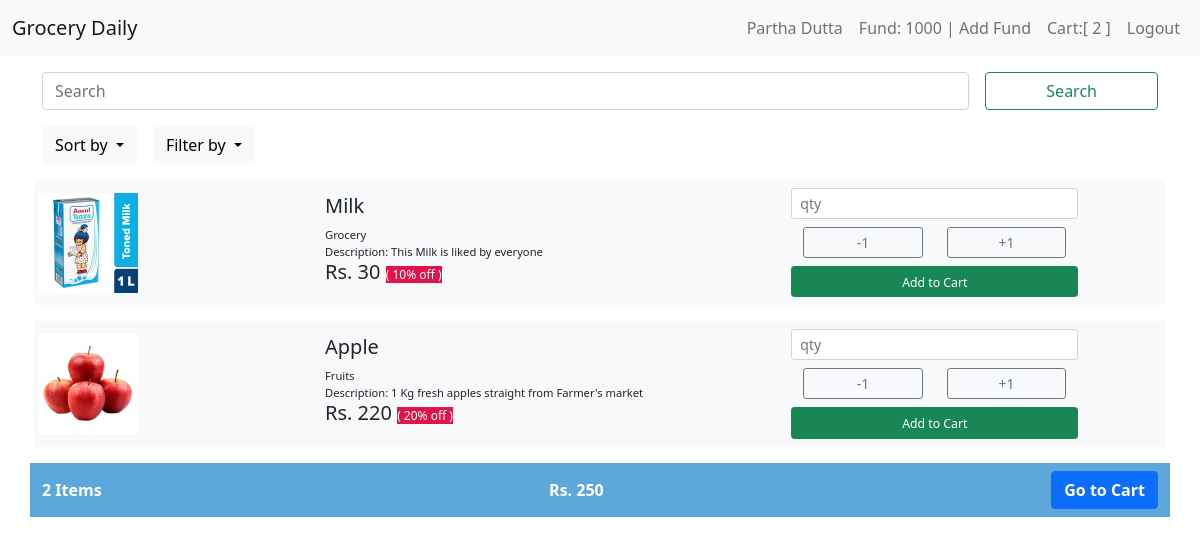
The page / (signed in) on the database its author committed.
### tables this page shows
CREATE TABLE users (user_id INTEGER PRIMARY KEY AUTOINCREMENT NOT NULL, name TEXT NOT NULL, email TEXT NOT NULL, phone INTEGER NOT NULL, hash TEXT NOT NULL, cash NUMERIC DEFAULT 0.00);

CREATE TABLE products (product_id INTEGER PRIMARY KEY AUTOINCREMENT NOT NULL, category TEXT NOT NULL, product_name TEXT NOT NULL, desc TEXT NOT NULL, image TEXT, price INTEGER NOT NULL, discount NUMERIC DEFAULT 0.00);

### app.py (the view)
@app.route("/")
@login_required
def index():
    user_id = session["user_id"]
    user_data = db.execute("SELECT * FROM users WHERE user_id = ?;", user_id)
    product_data = db.execute("SELECT * FROM products;")
    cart = db.execute("SELECT cart_items FROM carts WHERE user_id = ?;", f'{user_id}')
    cart = cart[0]['cart_items']
    cart = json.loads( cart )
    return render_template("index.html", user_data = user_data, product_data=product_data, cart=cart)

### app.py (called while the page is built)
@app.after_request
def after_request(response):
    response.headers["Cache-Control"] = "no-cache, no-store, must-revalidate"
    response.headers["Expires"] = 0
    response.headers["Pragma"] = "no-cache"
    return response

def login_required(f):
    @wraps(f)
    def decorated_function(*args, **kwargs):
        if session.get("user_id") is None:
            return redirect("/login")
        return f(*args, **kwargs)
    return decorated_function

def percent(value):
    return f"{value:,.0%}"

### templates/index.html (shortened to what this page needs)
{% extends "layout.html" %}
{% block user %}
    {{ user_data[0]["name"] }}
{% endblock %}
{% block cart %}
    {{ cart|length }}
{% endblock %}
{% block fund %}
    Fund: {{ user_data[0]["cash"] }}
{% endblock %}
{% block main%}
    <div class="container mt-3">
        <form class="row g-3">
            <div class="col-lg-10 col-8">
                <input class="form-control me-2" autocomplete = "on" autofocus name="search" type="text" placeholder="Search"aria-label="Search">
            </div>
            <div class="d-grid col-lg-2 col-4 mx-auto">
                <button class="btn btn-outline-success" name="submit" type="submit">Search</button>
            </div>
        </form>
    </div>
        <div class="container">
            <div class="col align-self-end">
                <div class="btn-group">
                    <div class="tools dropdown">
                        <button class="btn btn-light dropdown-toggle" type="button" id="dropdownMenuButton1" data-bs-toggle="dropdown" aria-expanded="false">
                          Sort by
                        </button>
                    </div>
                    <div class="tools dropdown">
                        <button class="btn btn-light dropdown-toggle" type="button" id="dropdownMenuButton1" data-bs-toggle="dropdown" aria-expanded="false">
                          Filter by
                        </button>
                    </div>
                </div>
            </div>
        </div>
        <div class="container gx-1">
            <div class="stack gap-3">
                {% for i in product_data %}
                <div class="container bg-light" id="card">
                    <div class="row mb-3 align-items-center">
                        <div class="col-lg-3 col-4">
                            <image alt="image" src={{ i['image'] }}></image>
                        </div>
                        <div class="col-lg-5 col-4">
                            <h5>{{ i["product_name"] }}</h5>
                            <small>{{ i["category"] }}</small><br>
                            <small>{{ i["desc"] }}</small>
                            <h5>Rs. {{ i["price"] }} <span style="font-size:.75rem; background-color: #E0144C; color: #ffffff;"> ( {{ i["discount"]|percent }} off ) </span></h5>
                        </div>
                        <div class="col-lg-3 col-3">
                            <form action="/add_to_cart" method="post">
                                <div class="row">
                                    <input class = "form-control form-control-sm mt-2" name="qty" id={{ i['product_id'] }}_qty placeholder="qty">
                                </div>
                                <div class="row">
                                    <div class="col d-grid">
                                        <button class="btn btn-sm btn-outline-secondary mt-2" type="button" id={{ i['product_id'] }} onclick='counter(this, "remove")'>-1</button>
                                    </div>
                                    <div class="col d-grid">
                                        <button class="btn btn-sm btn-outline-secondary mt-2" type="button" id={{ i['product_id'] }} onclick='counter(this, "add")''>+1</button>
                                    </div>
                                </div>
                                <div class="row d-grid">
                                    <button class="btn btn-sm btn-success mt-2 mb-2" type="submit"><small>Add to Cart</small></button>
                                </div>
                            </form>
                        </div>
                    </div>
                </div>
                {% endfor %}
            </div>
        </div>
        <div id="checkout" class="container" style="background-color:#5DA7DB">
            <div class="navbar">
                <div class="nav-items" style="font-weight: bold; color:#ffffff">
                    2 Items
                </div>
                <div class="nav-items" style="font-weight: bold; color:#ffffff">
                    Rs. 250
                </div>
                <div class="nav-items">
                    <form action="/cart" method="get">
                        <button class="btn btn-primary" type="submit" style="font-weight: bold">Go to Cart</button>
                    </form>
                </div>
            </div>
        </div>
    {% endblock %}

### templates/layout.html (shortened to what this page needs)
<!DOCTYPE html>
<html lang="en">
<head>
    <link href="https://cdn.jsdelivr.net/npm/bootstrap@5.1.3/dist/css/bootstrap.min.css" rel="stylesheet">
    <link href="/static/style.css" rel="stylesheet">
    <link href="https://cdn.jsdelivr.net/npm/bootstrap@5.1.3/dist/css/bootstrap.min.css" rel="stylesheet">
</head>
<body>
    <nav class="navbar navbar-expand-lg navbar-light bg-light">
        <div class="container-fluid">
            <a class="navbar-brand" href="/">Grocery Daily</a>
            <div class="collapse navbar-collapse" id="navbarSupportedContent">
                {% if session["user_id"] %}
                    <ul class="navbar-nav ms-auto mb-2 mb-lg-0">
                        <li class="nav-item">
                            <a class="nav-link" href="#">{% block user %}{% endblock %}</a>
                        </li>
                        <li class="nav-item">
                            <a class="nav-link" aria-current="page" href="/add_fund">{% block fund %}{% endblock %} | Add Fund</a>
                        </li>
                        <li class="nav-item">
                            <a class="nav-link" aria-current="page" href="/cart">Cart:[{% block cart %}{% endblock %}]</a>
                        </li>
                        <li class="nav-item">
                            <a class="nav-link" href="/logout">Logout</a>
                        </li>
                    </ul>
                {% endif %}
            </div>
        </div>
    </nav>
    <main class="container-fluid">
        {% block main %}{% endblock %}
    </main>
</body>
</html>

### static/style.css (style rules this page uses)
img { display: block; height: 100px; align-items: center; }
@media (min-width: 390px) { #card { font-size: 0.8rem; line-height: 1rem; } }
.tools { align-items: flex-end; padding-top: 1rem; padding-bottom: 1rem; padding-right: 1rem; padding-left: 0rem; }

### rows shown on the page
users: name "Partha Dutta", cash "1000"
products: image (picture), product_name "Milk", category "Grocery", desc "Description: This Milk is liked by everyone", price "30", discount|percent "10%"
products: image (picture), product_name "Apple", category "Fruits", desc "Description: 1 Kg fresh apples straight from Farmer's market", price "220", discount|percent "20%"

### other values the page prints
{{ cart|length }} "2"
